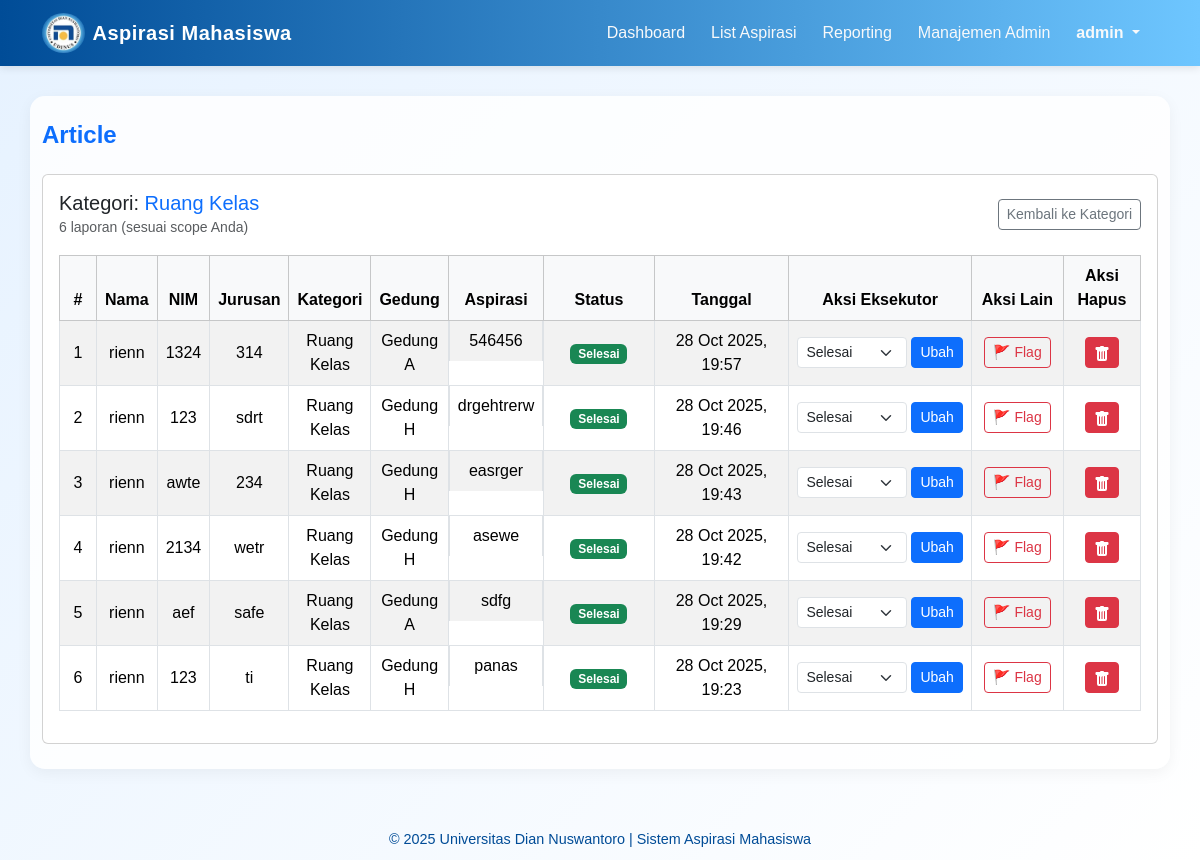
Screenshot of /admin.php?page=article&category_id=1 (signed in) with the database file from the repository.
### tables this page shows
CREATE TABLE `aspirasi` (
  `id` int(11) NOT NULL,
  `nama` varchar(100) NOT NULL,
  `nim` varchar(15) NOT NULL,
  `jurusan` varchar(50) DEFAULT NULL,
  `kategori_id` int(11) NOT NULL,
  `gedung_id` int(11) NOT NULL,
  `isi_aspirasi` text NOT NULL,
  `status` enum('Menunggu','Diproses','Selesai') DEFAULT 'Menunggu',
  `is_flagged` tinyint(1) NOT NULL DEFAULT 0 COMMENT '0=Normal, 1=Di-flag oleh Monitor',
  `tanggal` timestamp NOT NULL DEFAULT current_timestamp()
);

CREATE TABLE `kategori` (
  `id` int(11) NOT NULL,
  `nama_kategori` varchar(100) NOT NULL,
  `divisi_lama` varchar(100) DEFAULT NULL COMMENT 'Data divisi dari sistem lama'
);

CREATE TABLE `gedung` (
  `id` int(11) NOT NULL,
  `nama_gedung` varchar(100) NOT NULL
);

### article.php (the view, shortened to what this page needs)
<?php
include "koneksi.php";
$role = $_SESSION['role'] ?? 'mahasiswa';
$is_superadmin = (int)($_SESSION['is_superadmin'] ?? 0);
$can_ubah_status = ($is_superadmin == 1) || (isset($_SESSION['can_ubah_status']) && $_SESSION['can_ubah_status'] == 1);
$whereAdminScope = "1";
$visibleKategori = [];
$sqlKat = "
    SELECT DISTINCT k.id, k.nama_kategori
    FROM kategori k
    LEFT JOIN aspirasi a ON a.kategori_id = k.id
    WHERE $whereAdminScope
    ORDER BY k.nama_kategori
";
$resKat = $koneksi->query($sqlKat);
if ($resKat) {
    while($row = $resKat->fetch_assoc()) {
        $visibleKategori[$row['id']] = $row['nama_kategori'];
    }
}
$counts = array_fill_keys(array_keys($visibleKategori), 0);
if (!empty($counts)) {
    $kat_ids_string = implode(',', array_keys($counts));
    $whereCount = "a.kategori_id IN ($kat_ids_string)";
    if ($role === 'admin') {
         $whereCount .= " AND ($whereAdminScope)";
    }
    $sqlCount = "
        SELECT a.kategori_id, COUNT(a.id) AS cnt
        FROM aspirasi a
        WHERE $whereCount
        GROUP BY a.kategori_id
    ";
    $resCount = $koneksi->query($sqlCount);
    if ($resCount) {
        while ($r = $resCount->fetch_assoc()) {
            if (isset($counts[$r['kategori_id']])) {
                $counts[$r['kategori_id']] = (int)$r['cnt'];
            }
        }
    }
}
$selectedCategoryId = isset($_GET['category_id']) ? (int)$_GET['category_id'] : 0;
$sqlList = "";
$whereList = $whereAdminScope;
if ($selectedCategoryId > 0) {
    if ($role === 'admin') {
        $whereList = "($whereList) AND a.kategori_id = $selectedCategoryId";
    } else {
        $whereList = "a.kategori_id = $selectedCategoryId";
    }
    $sqlList = "
        SELECT a.*, k.nama_kategori, g.nama_gedung, a.is_flagged
        FROM aspirasi a
        JOIN kategori k ON a.kategori_id = k.id
        JOIN gedung g ON a.gedung_id = g.id
        WHERE $whereList
        ORDER BY a.is_flagged DESC, a.tanggal DESC
    ";
}
$resList = false;
$error = '';
if (!empty($sqlList)) {
    $resList = $koneksi->query($sqlList);
}
?>
<div class="card">
  <div class="card-body">
    <?php if ($selectedCategoryId === 0): ?>
      <div class="mb-4">
        <h5 class="fw-semibold">
            <?php if ($role === 'admin'): ?>
                Kategori Aspirasi (Sesuai Scope Anda)
            <?php else: ?>
                Kategori Aspirasi
            <?php endif; ?>
        </h5>
        <div class="row g-3">
          <?php if (empty($visibleKategori)): ?>
            <div class="col-12">
              <div class="alert alert-warning">
                <?php if ($role === 'admin'): ?>
                    Tidak ada aspirasi yang sesuai dengan penugasan Anda.
                <?php else: ?>
                    Belum ada aspirasi yang masuk.
                <?php endif; ?>
              </div>
            </div>
          <?php else: ?>
            <?php foreach ($visibleKategori as $kat_id => $kat_nama): ?>
              <div class="col-6 col-md-3">
                <a href="admin.php?page=article&category_id=<?= $kat_id ?>" class="text-decoration-none">
                  <div class="border rounded p-3 h-100 shadow-sm" style="background:#ffffff;">
                    <div class="d-flex justify-content-between align-items-start">
                      <div>
                        <div class="fw-semibold"><?= htmlspecialchars($kat_nama) ?></div>
                        <div class="small text-muted">Klik untuk lihat detail</div>
                      </div>
                      <div class="text-end">
                        <span class="badge bg-primary rounded-pill" style="font-size:0.9rem;"><?= $counts[$kat_id] ?? 0 ?></span>
                      </div>
                    </div>
                  </div>
                </a>
              </div>
            <?php endforeach; ?>
          <?php endif; ?>
        </div>
      </div>
    <?php else: ?>
      <div class="d-flex justify-content-between align-items-center mb-3">
        <div>
          <h5 class="mb-0">Kategori: <span class="text-primary"><?= htmlspecialchars($visibleKategori[$selectedCategoryId]) ?></span></h5>
          <small class="text-muted">
            <?php if ($role === 'admin'): ?>
                <?= ($counts[$selectedCategoryId] ?? 0) ?> laporan (sesuai scope Anda)
            <?php else: ?>
                <?= ($counts[$selectedCategoryId] ?? 0) ?> laporan
            <?php endif; ?>
          </small>
        </div>
        <div>
          <a href="admin.php?page=article" class="btn btn-outline-secondary btn-sm">Kembali ke Kategori</a>
        </div>
      </div>
      <div class="table-responsive">
        <?php if ($error): ?>
          <div class="alert alert-danger">Query error: <?= htmlspecialchars($error) ?></div>
        <?php else: ?>
          <table class="table table-bordered table-striped table-hover align-middle">
            <thead>
              <tr class="table-light text-center">
                <th style="width:40px">#</th>
                <th>Nama</th>
                <th>NIM</th>
                <th>Jurusan</th>
                <th>Kategori</th>
                <th>Gedung</th>
                <th>Aspirasi</th>
                <th style="width:120px">Status</th>
                <th style="width:150px">Tanggal</th>
                <?php if ($can_ubah_status): ?><th style="width:160px">Aksi Eksekutor</th><?php endif; ?>
                <?php if ($role === 'admin'): ?><th style="width:100px">Aksi Lain</th><?php endif; ?>
                <?php if ($is_superadmin): ?><th style="width:80px">Aksi Hapus</th><?php endif; ?>
              </tr>
            </thead>
            <tbody>
              <?php
              if ($resList && $resList->num_rows > 0):
                $i = 1;
                while ($row = $resList->fetch_assoc()):
                  $button_disabled = 'disabled';
                  $button_title = 'Hanya admin yang bisa menggunakan fitur ini.';
                  $button_action_text = 'Flag';
                  $button_class = 'btn-outline-danger';
                  $is_flagged = $row['is_flagged'];
                  if ($role === 'admin') {
                      $button_action_text = $is_flagged ? 'Un-Flag' : 'Flag';
                      $button_class = $is_flagged ? 'btn-danger' : 'btn-outline-danger';
                      if ($is_superadmin) {
                          $button_disabled = '';
                          $button_title = $is_flagged ? 'Batal Tandai (Superadmin)' : 'Tandai (Superadmin)';
                      }
                  }
              ?>
                <tr>
                  <td class="text-center"><?= $i++ ?></td>
                  <td class="text-center"><?= htmlspecialchars($row['nama']) ?></td>
                  <td class="text-center"><?= htmlspecialchars($row['nim']) ?></td>
                  <td class="text-center"><?= htmlspecialchars($row['jurusan']) ?></td>
                  <td class="text-center"><?= htmlspecialchars($row['nama_kategori']) ?></td>
                  <td class="text-center"><?= htmlspecialchars($row['nama_gedung']) ?></td>
                  <td style="max-width:380px; display: flex; flex-direction: column; justify-content: center; align-items: center;">
                      <?= htmlspecialchars($row['isi_aspirasi']) ?>
                  </td>
                  <td class="text-center">
                    <?php
                    $badge = 'secondary';
                    if ($row['status'] === 'Selesai') $badge = 'success';
                    ?>
                    <span class="badge bg-<?= $badge ?>"><?= htmlspecialchars($row['status']) ?></span>
                  </td>
                  <td class="text-center"><?= htmlspecialchars(date('d M Y, H:i', strtotime($row['tanggal']))) ?></td>
                  <?php if ($can_ubah_status): ?>
                    <td class="text-center">
                      <form method="post" action="update_status.php">
                        <div class="d-flex gap-1 justify-content-center">
                          <select name="status" class="form-select form-select-sm" style="width:110px;">
                            <option value="Selesai" <?= $row['status']=='Selesai'?'selected':'' ?>>Selesai</option>
                          </select>
                          <button class="btn btn-sm btn-primary">Ubah</button>
                        </div>
                      </form>
                    </td>
                  <?php endif; ?>
                  <?php if ($role === 'admin'): ?>
                    <td class="text-center">
                      <form method="post" action="flag_aspirasi.php">
                        <button type="submit" class="btn btn-sm <?= $button_class ?>"
                                title="<?= htmlspecialchars($button_title) ?>" <?= $button_disabled ?>>
                          🚩 <?= $button_action_text ?>
                        </button>
                      </form>
                    </td>
                  <?php endif; ?>
                  <?php if ($is_superadmin): ?>
                    <td class="text-center">
                      <button type="button" class="btn btn-danger btn-sm"
                              data-bs-toggle="modal"
                              data-bs-target="#konfirmasiHapusModal"
                              data-pesan="Anda yakin ingin HAPUS PERMANEN aspirasi ini (ID: <?= (int)$row['id'] ?>)?"
                              data-form-id="form-hapus-aspirasi-<?= (int)$row['id'] ?>"
                              title="Hapus Aspirasi Permanen">
                      </button>
                    </td>
                  <?php endif; ?>
                </tr>
              <?php endwhile; endif; ?>
            </tbody>
          </table>
        <?php endif; ?>
      </div>
    <?php endif; ?>
  </div>
</div>

### admin.php (style rules this page uses)
:root { --biru-tua: #004c97; --biru-muda: #6ec6ff; }
body { background: linear-gradient(135deg, #e6f2ff, #ffffff); min-height: 100vh; font-family: 'Poppins', sans-serif; }

### rows the page displays
aspirasi: nama "rienn", nim "1324", jurusan "314", kategori.nama_kategori "Ruang Kelas", gedung.nama_gedung "Gedung A", isi_aspirasi "546456", status "Selesai", tanggal "28 Oct 2025, 19:57", is_flagged "Flag"
aspirasi: nama "rienn", nim "123", jurusan "sdrt", kategori.nama_kategori "Ruang Kelas", gedung.nama_gedung "Gedung H", isi_aspirasi "drgehtrerw", status "Selesai", tanggal "28 Oct 2025, 19:46", is_flagged "Flag"
aspirasi: nama "rienn", nim "awte", jurusan "234", kategori.nama_kategori "Ruang Kelas", gedung.nama_gedung "Gedung H", isi_aspirasi "easrger", status "Selesai", tanggal "28 Oct 2025, 19:43", is_flagged "Flag"
aspirasi: nama "rienn", nim "2134", jurusan "wetr", kategori.nama_kategori "Ruang Kelas", gedung.nama_gedung "Gedung H", isi_aspirasi "asewe", status "Selesai", tanggal "28 Oct 2025, 19:42", is_flagged "Flag"
aspirasi: nama "rienn", nim "aef", jurusan "safe", kategori.nama_kategori "Ruang Kelas", gedung.nama_gedung "Gedung A", isi_aspirasi "sdfg", status "Selesai", tanggal "28 Oct 2025, 19:29", is_flagged "Flag"
aspirasi: nama "rienn", nim "123", jurusan "ti", kategori.nama_kategori "Ruang Kelas", gedung.nama_gedung "Gedung H", isi_aspirasi "panas", status "Selesai", tanggal "28 Oct 2025, 19:23", is_flagged "Flag"

### other values shown
$_SESSION['username'] "admin"
$page "Article"
$visibleKategori[$selectedCategoryId] "Ruang Kelas"
$counts[$selectedCategoryId] "6"
